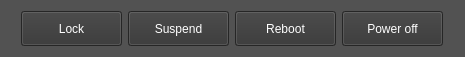
<?xml version="1.0" encoding="UTF-8"?>
<ui version="4.0">
 <class>MainWindow</class>
 <widget class="QMainWindow" name="MainWindow">
  <property name="geometry">
   <rect>
    <x>0</x>
    <y>0</y>
    <width>465</width>
    <height>57</height>
   </rect>
  </property>
  <property name="maximumSize">
   <size>
    <width>501</width>
    <height>71</height>
   </size>
  </property>
  <property name="font">
   <font>
    <family>DejaVu Sans Mono</family>
    <pointsize>10</pointsize>
    <weight>75</weight>
    <bold>true</bold>
   </font>
  </property>
  <property name="focusPolicy">
   <enum>Qt::StrongFocus</enum>
  </property>
  <property name="windowTitle">
   <string>Power-Manager</string>
  </property>
  <property name="styleSheet">
   <string notr="true">QMainWindow#MainWindow{
background-color:#525252;
}</string>
  </property>
  <widget class="QWidget" name="centralWidget">
   <layout class="QGridLayout" name="gridLayout">
    <item row="0" column="0">
     <layout class="QHBoxLayout" name="horizontalLayout">
      <item>
       <widget class="QPushButton" name="lock">
        <property name="maximumSize">
         <size>
          <width>101</width>
          <height>41</height>
         </size>
        </property>
        <property name="styleSheet">
         <string notr="true">QPushButton#lock{
background-color:#353535;
color:white;
}

QPushButton#lock:hover{
background-color:#e0e3b3;
color:red;
}</string>
        </property>
        <property name="text">
         <string>Lock</string>
        </property>
       </widget>
      </item>
      <item>
       <widget class="QPushButton" name="suspend">
        <property name="maximumSize">
         <size>
          <width>101</width>
          <height>41</height>
         </size>
        </property>
        <property name="styleSheet">
         <string notr="true">QPushButton#suspend{
background-color:#353535;
color:white;
}

QPushButton#suspend:hover{
background-color:#e0e3b3;
color:red;
}</string>
        </property>
        <property name="text">
         <string>Suspend</string>
        </property>
       </widget>
      </item>
      <item>
       <widget class="QPushButton" name="reboot">
        <property name="maximumSize">
         <size>
          <width>101</width>
          <height>41</height>
         </size>
        </property>
        <property name="styleSheet">
         <string notr="true">QPushButton#reboot{
background-color:#353535;
color:white;
}

QPushButton#reboot:hover{
background-color:#e0e3b3;
color:red;
}</string>
        </property>
        <property name="text">
         <string>Reboot</string>
        </property>
       </widget>
      </item>
      <item>
       <widget class="QPushButton" name="off">
        <property name="maximumSize">
         <size>
          <width>101</width>
          <height>41</height>
         </size>
        </property>
        <property name="styleSheet">
         <string notr="true">QPushButton#off{
background-color:#353535;
color: white;
}

QPushButton#off:hover{
background-color:#e0e3b3;
color:red;
}</string>
        </property>
        <property name="text">
         <string>Power off</string>
        </property>
       </widget>
      </item>
     </layout>
    </item>
   </layout>
  </widget>
 </widget>
 <layoutdefault spacing="6" margin="11"/>
 <resources/>
 <connections/>
</ui>
